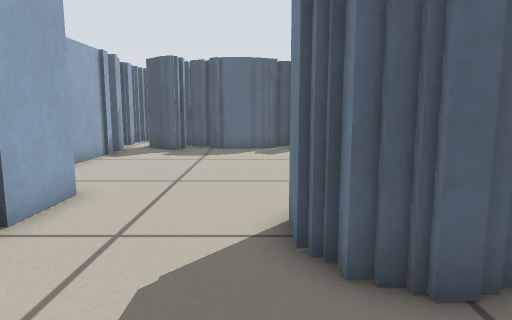
View 1 (above)

23 first-person views from a walk through a robot-simulator world made for Stage. The camera is 0.45 m above the floor, tilts 8° down and sees 70° across. Floor lines are 1 m apart. The floor is counted in squares, 0.25 m on a side. Each view is taken from the middle of a square. On the plan, view 1 faces up. The plan holds only what a view shows up to about 18 squares ahead; the rest is blank. The place goes on beyond the plan. Robots are left out.

View 2
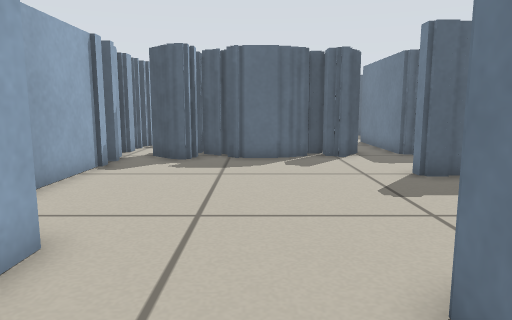

View 3
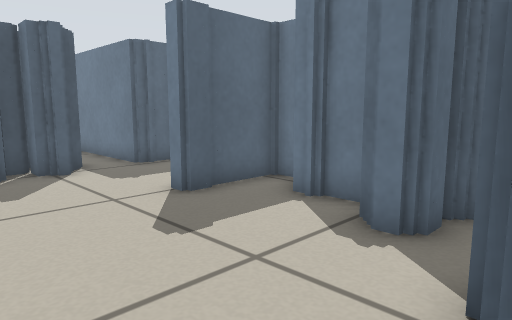

View 4
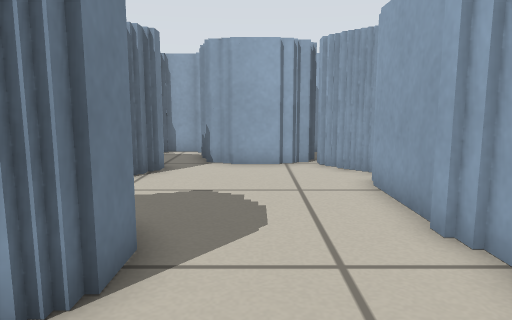

View 5
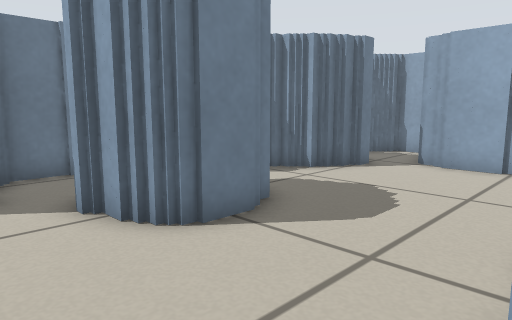

View 6
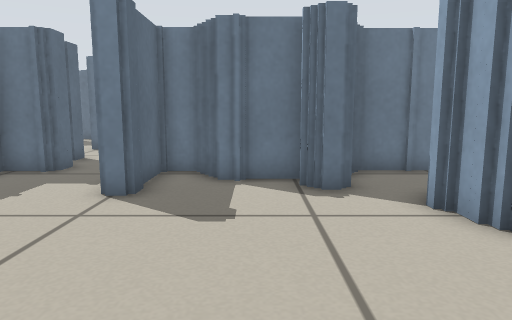

View 7
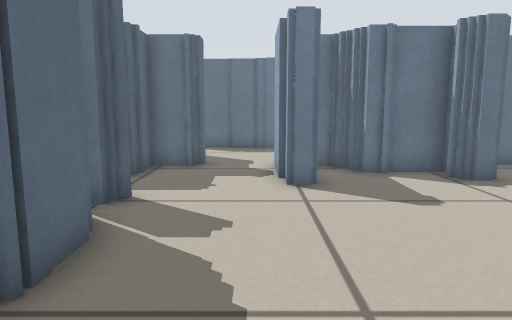

View 8
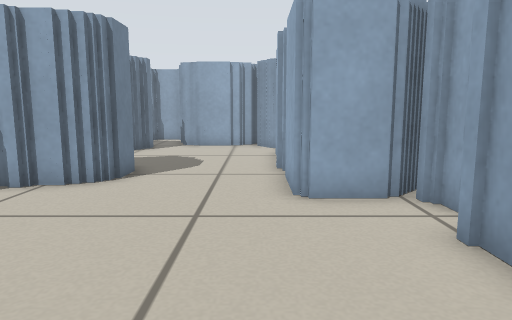

View 9
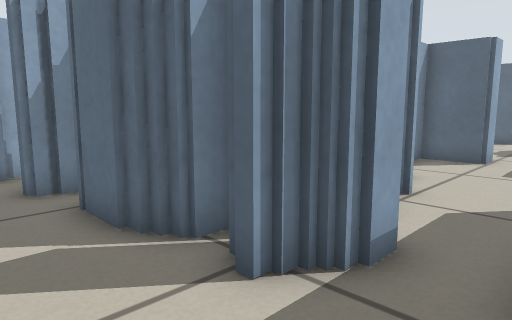

View 10
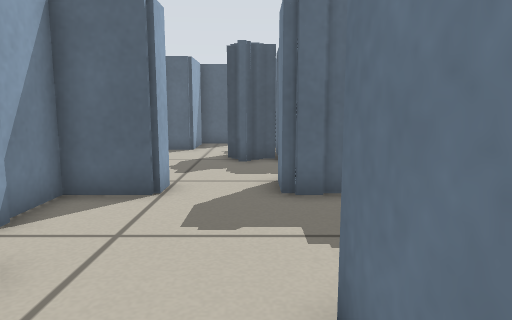

View 11
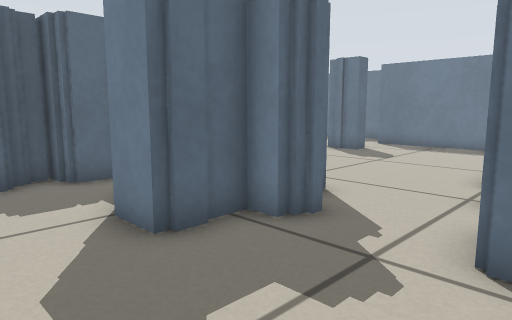

View 12
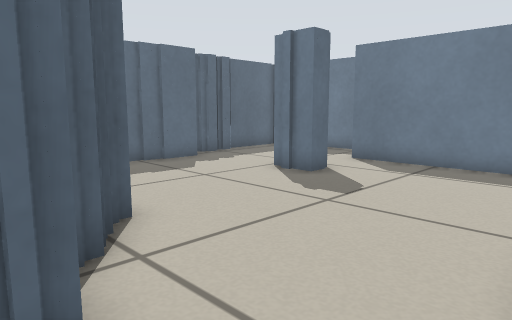

View 13
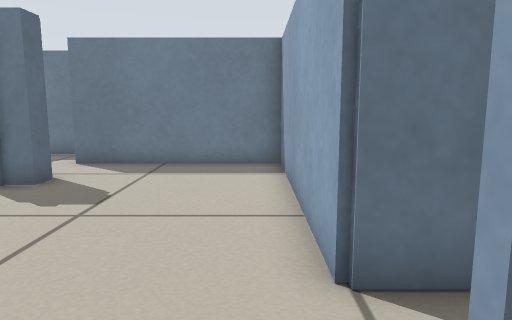

View 14
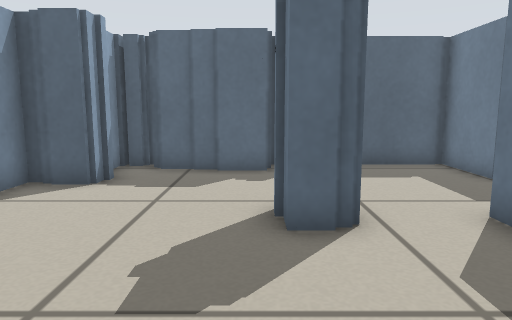

View 15
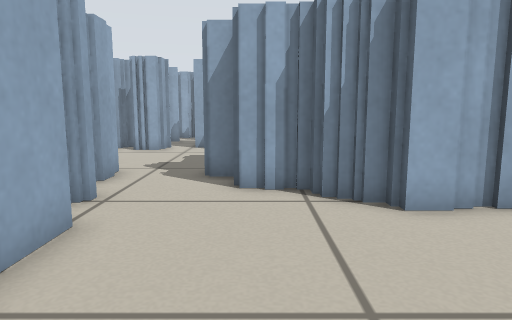

View 16
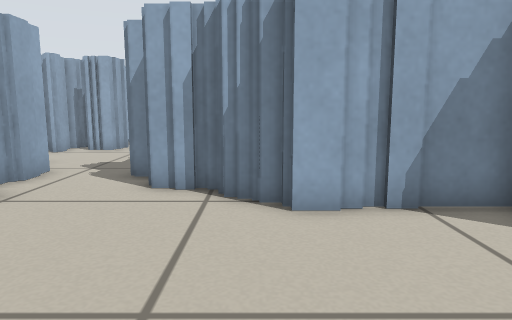

View 17
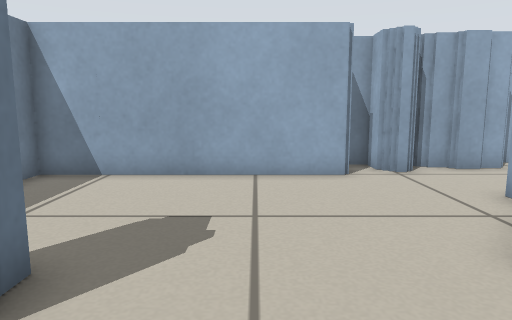

View 18
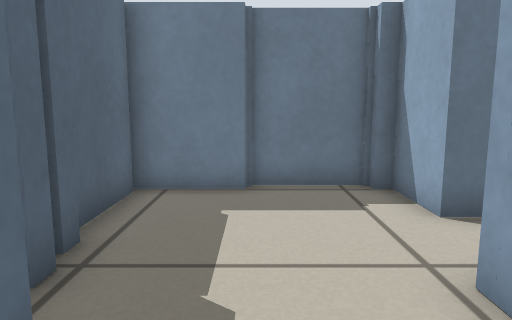

View 19
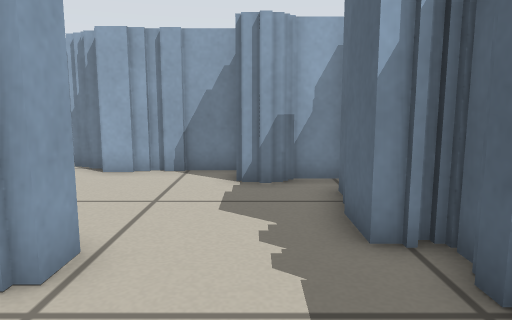

View 20
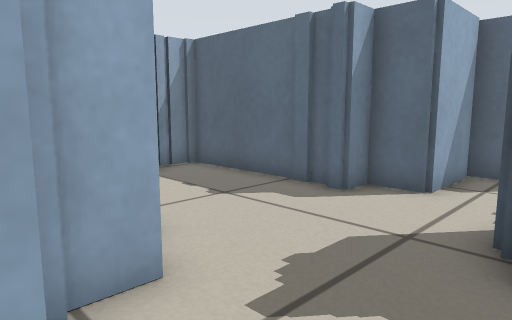

View 21
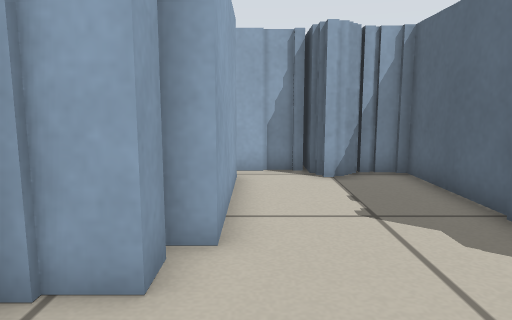

View 22
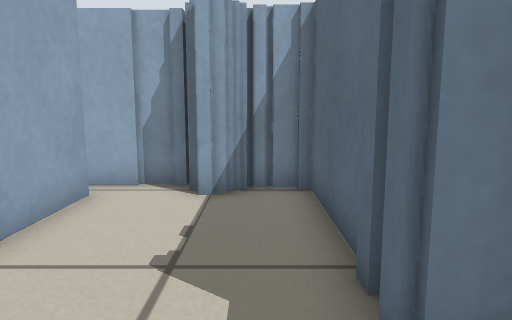

View 23
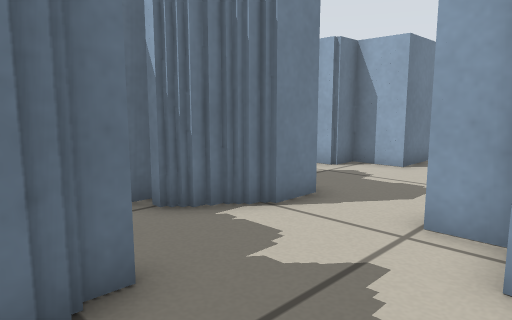

### Floor plan
Key: @ floor where view 1 was taken; # wall or solid block; . floor.
Columns run from 7 left of view 1 to 22 right of it. Each row starts with its distance up from view 1.
 39         ##
 38         #.         ##  #######
 37         #.  #      #####.....#
 36        ##.  #      #.........#
 35  #######..  #    ###.........#
 34 ##........###    #...........#
 33 ##........###    # ..........#
 32 #...........##   ##.....#..###
 31 #............##  ##........#
 30 #########...### ##.........#
 29        ##...##  #..........#
 28        ##...#####..........#
 27        # ... ###...........#
 26        #...................#
 25        #.........###########
 24        ##....#######
 23        ##...##  ###
 22         ##..#
 21         ##..#
 20          #..#
 19 #        ##.#
 18 #   ##  ###.#
 17  ##########.###   .#
 16  #.#####.....####..#
 15  #.................#
 14  #.................#
 13  #.........####... #
 12  #...........##
 11  #..........##
 10 ##..........#
  9 #..........##
  8 ####.......##
  7 ####.....###  #
  6    #....##    #
  5    #....##    #
  4    #....###
  3    #.......
  2    #.......
  1    #.......#
  0    #...@..##
 -1    #.....##
 -2    ##....#
 -3     ######

Where each view was taken, in squares from view 1:
view 1: 0 up, 0 right, facing up
view 2: 3 up, 1 left, facing up
view 3: 6 up, 1 left, facing up-right
view 4: 9 up, 1 left, facing down
view 5: 9 up, 4 left, facing down-right
view 6: 10 up, 4 left, facing right
view 7: 14 up, 5 left, facing right
view 8: 15 up, 3 left, facing down
view 9: 14 up, 5 right, facing up-left
view 10: 20 up, 4 right, facing up
view 11: 23 up, 2 right, facing up-right
view 12: 25 up, 8 right, facing up-right
view 13: 26 up, 8 right, facing right
view 14: 26 up, 16 right, facing up
view 15: 28 up, 17 right, facing left
view 16: 30 up, 17 right, facing left
view 17: 35 up, 14 right, facing down
view 18: 35 up, 14 right, facing right
view 19: 35 up, 21 right, facing left
view 20: 28 up, 4 right, facing up-left
view 21: 31 up, 4 right, facing left
view 22: 34 up, 2 right, facing left
view 23: 34 up, 0 right, facing down-right
